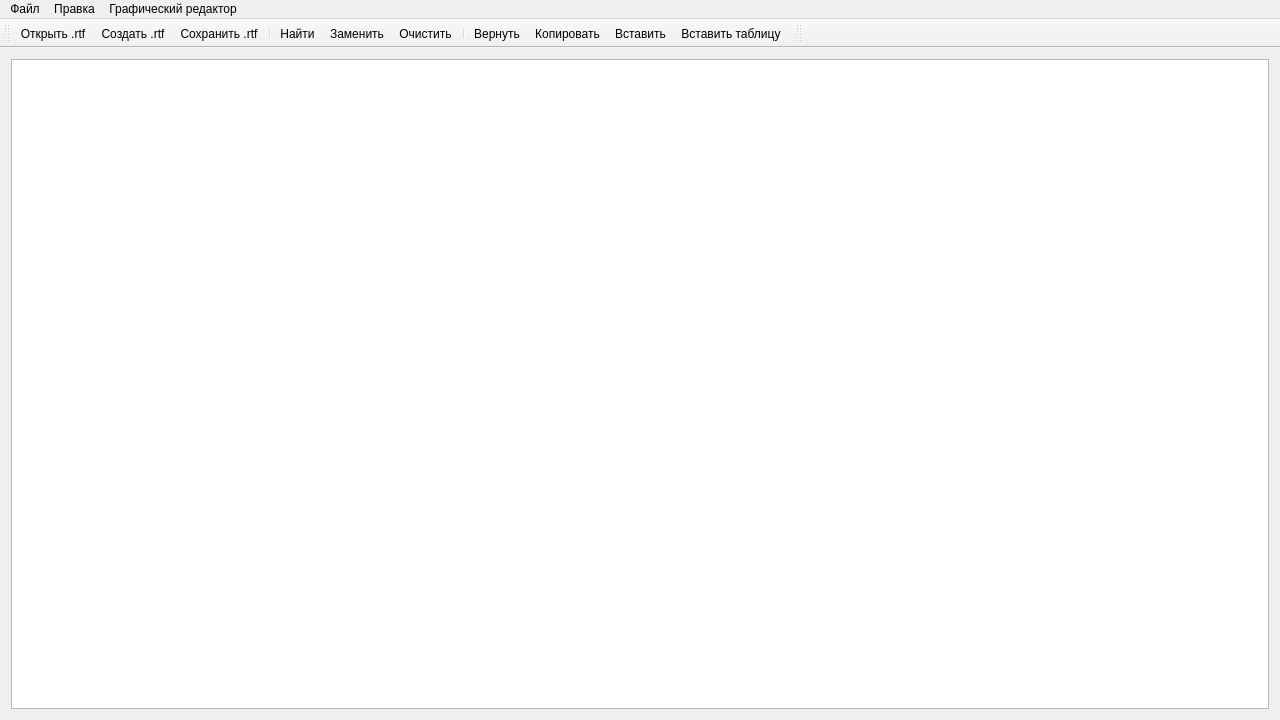
<?xml version="1.0" encoding="UTF-8"?>
<ui version="4.0">
 <class>MainWindow</class>
 <widget class="QMainWindow" name="MainWindow">
  <property name="geometry">
   <rect>
    <x>0</x>
    <y>0</y>
    <width>1280</width>
    <height>720</height>
   </rect>
  </property>
  <property name="windowTitle">
   <string>Текстовый Редактор</string>
  </property>
  <widget class="QWidget" name="centralwidget">
   <layout class="QVBoxLayout" name="verticalLayout">
    <item>
     <widget class="QTextEdit" name="textEdit"/>
    </item>
   </layout>
  </widget>
  <widget class="QMenuBar" name="menuBar">
   <property name="geometry">
    <rect>
     <x>0</x>
     <y>0</y>
     <width>1280</width>
     <height>24</height>
    </rect>
   </property>
   <widget class="QMenu" name="fileMenu">
    <property name="title">
     <string>Файл</string>
    </property>
    <addaction name="openRtfAction"/>
    <addaction name="createRtfAction"/>
    <addaction name="saveRtfAction"/>
   </widget>
   <widget class="QMenu" name="editMenu">
    <property name="title">
     <string>Правка</string>
    </property>
    <addaction name="findAction"/>
    <addaction name="replaceAction"/>
    <addaction name="clearAction"/>
    <addaction name="undoAction"/>
    <addaction name="copyAction"/>
    <addaction name="pasteAction"/>
    <addaction name="insertTableAction"/>
   </widget>
   <widget class="QMenu" name="graphicsEditorMenu">
    <property name="title">
     <string>Графический редактор</string>
    </property>
    <addaction name="openGraphicsEditorAction"/>
   </widget>
   <addaction name="fileMenu"/>
   <addaction name="editMenu"/>
   <addaction name="graphicsEditorMenu"/>
  </widget>
  <widget class="QToolBar" name="toolBar">
   <property name="enabled">
    <bool>true</bool>
   </property>
   <property name="windowTitle">
    <string>Основные действия</string>
   </property>
   <attribute name="toolBarArea">
    <enum>TopToolBarArea</enum>
   </attribute>
   <attribute name="toolBarBreak">
    <bool>false</bool>
   </attribute>
   <addaction name="openRtfAction"/>
   <addaction name="createRtfAction"/>
   <addaction name="saveRtfAction"/>
   <addaction name="separator"/>
   <addaction name="findAction"/>
   <addaction name="replaceAction"/>
   <addaction name="clearAction"/>
   <addaction name="separator"/>
   <addaction name="undoAction"/>
   <addaction name="copyAction"/>
   <addaction name="pasteAction"/>
   <addaction name="insertTableAction"/>
  </widget>
  <widget class="QToolBar" name="controlPanel">
   <property name="windowTitle">
    <string>Панель управления</string>
   </property>
   <attribute name="toolBarArea">
    <enum>TopToolBarArea</enum>
   </attribute>
   <attribute name="toolBarBreak">
    <bool>false</bool>
   </attribute>
  </widget>
  <action name="openRtfAction">
   <property name="text">
    <string>Открыть .rtf</string>
   </property>
   <property name="shortcut">
    <string>Ctrl+O</string>
   </property>
  </action>
  <action name="createRtfAction">
   <property name="text">
    <string>Создать .rtf</string>
   </property>
   <property name="shortcut">
    <string>Ctrl+N</string>
   </property>
  </action>
  <action name="saveRtfAction">
   <property name="checkable">
    <bool>false</bool>
   </property>
   <property name="enabled">
    <bool>true</bool>
   </property>
   <property name="text">
    <string>Сохранить .rtf</string>
   </property>
   <property name="shortcut">
    <string>Ctrl+S</string>
   </property>
  </action>
  <action name="findAction">
   <property name="text">
    <string>Найти</string>
   </property>
   <property name="shortcut">
    <string>Ctrl+F</string>
   </property>
  </action>
  <action name="replaceAction">
   <property name="text">
    <string>Заменить</string>
   </property>
  </action>
  <action name="clearAction">
   <property name="text">
    <string>Очистить</string>
   </property>
  </action>
  <action name="undoAction">
   <property name="text">
    <string>Вернуть</string>
   </property>
   <property name="shortcut">
    <string>Ctrl+Z</string>
   </property>
  </action>
  <action name="copyAction">
   <property name="text">
    <string>Копировать</string>
   </property>
   <property name="shortcut">
    <string>Ctrl+C</string>
   </property>
  </action>
  <action name="pasteAction">
   <property name="text">
    <string>Вставить</string>
   </property>
   <property name="shortcut">
    <string>Ctrl+V</string>
   </property>
  </action>
  <action name="insertTableAction">
   <property name="text">
    <string>Вставить таблицу</string>
   </property>
  </action>
  <action name="openGraphicsEditorAction">
   <property name="text">
    <string>Открыть</string>
   </property>
  </action>
 </widget>
 <layoutdefault spacing="6" margin="11"/>
 <resources/>
 <connections/>
</ui>
